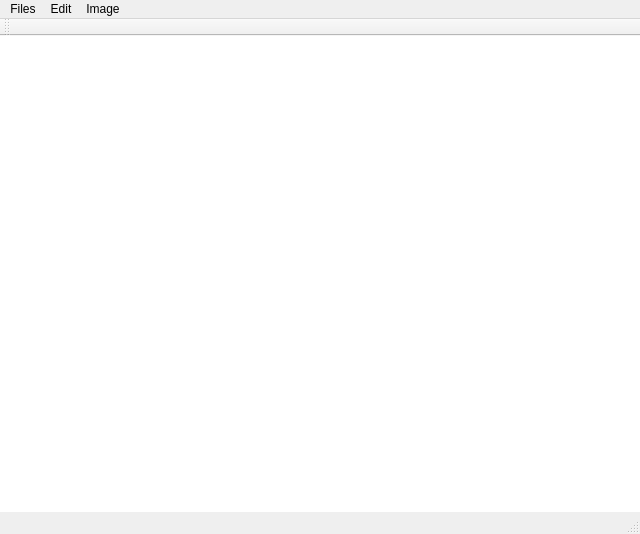
<?xml version="1.0" encoding="UTF-8"?>
<ui version="4.0">
 <class>MainWindow</class>
 <widget class="QMainWindow" name="MainWindow">
  <property name="geometry">
   <rect>
    <x>0</x>
    <y>0</y>
    <width>640</width>
    <height>534</height>
   </rect>
  </property>
  <property name="windowTitle">
   <string>Picture Viewer</string>
  </property>
  <widget class="QWidget" name="centralWidget">
   <widget class="QLabel" name="show_BMP_files">
    <property name="geometry">
     <rect>
      <x>0</x>
      <y>0</y>
      <width>640</width>
      <height>480</height>
     </rect>
    </property>
    <property name="styleSheet">
     <string notr="true">background-color: rgb(255, 255, 255);</string>
    </property>
    <property name="text">
     <string/>
    </property>
   </widget>
  </widget>
  <widget class="QMenuBar" name="menuBar">
   <property name="geometry">
    <rect>
     <x>0</x>
     <y>0</y>
     <width>640</width>
     <height>21</height>
    </rect>
   </property>
   <widget class="QMenu" name="menuFiles">
    <property name="title">
     <string>Files</string>
    </property>
    <addaction name="actionLoad_BMP_Files"/>
    <addaction name="actionLoad_64_Files"/>
    <addaction name="actionSave_BMP_Image_Using_QImage"/>
    <addaction name="actionSave_BMP_Image_Using_fstream"/>
    <addaction name="actionExit"/>
   </widget>
   <widget class="QMenu" name="menuEdit">
    <property name="title">
     <string>Edit</string>
    </property>
    <addaction name="actionUndo"/>
    <addaction name="actionRedo"/>
    <addaction name="separator"/>
    <addaction name="actionResize"/>
    <addaction name="actionGrayscale"/>
    <addaction name="actionBlur"/>
   </widget>
   <widget class="QMenu" name="menuImage">
    <property name="title">
     <string>Image</string>
    </property>
    <addaction name="actionHistogram"/>
    <addaction name="actionAdjust_64"/>
   </widget>
   <addaction name="menuFiles"/>
   <addaction name="menuEdit"/>
   <addaction name="menuImage"/>
  </widget>
  <widget class="QToolBar" name="mainToolBar">
   <attribute name="toolBarArea">
    <enum>TopToolBarArea</enum>
   </attribute>
   <attribute name="toolBarBreak">
    <bool>false</bool>
   </attribute>
  </widget>
  <widget class="QStatusBar" name="statusBar"/>
  <action name="actionLoad_BMP_Files">
   <property name="text">
    <string>Load BMP Files</string>
   </property>
   <property name="shortcut">
    <string>Ctrl+L</string>
   </property>
  </action>
  <action name="actionExit">
   <property name="text">
    <string>Exit</string>
   </property>
   <property name="shortcut">
    <string>Esc</string>
   </property>
  </action>
  <action name="actionSave_BMP_Image_Using_QImage">
   <property name="enabled">
    <bool>false</bool>
   </property>
   <property name="text">
    <string>Save BMP Image (Using QImage)</string>
   </property>
   <property name="shortcut">
    <string>Ctrl+Alt+S</string>
   </property>
  </action>
  <action name="actionSave_BMP_Image_Using_fstream">
   <property name="enabled">
    <bool>false</bool>
   </property>
   <property name="text">
    <string>Save BMP Image (Using fstream)</string>
   </property>
   <property name="shortcut">
    <string>Ctrl+S</string>
   </property>
  </action>
  <action name="actionResize">
   <property name="text">
    <string>Resize</string>
   </property>
   <property name="shortcut">
    <string>Ctrl+R</string>
   </property>
  </action>
  <action name="actionHistogram">
   <property name="text">
    <string>Histogram</string>
   </property>
   <property name="shortcut">
    <string>Ctrl+H</string>
   </property>
  </action>
  <action name="actionGrayscale">
   <property name="text">
    <string>Grayscale</string>
   </property>
   <property name="shortcut">
    <string>Ctrl+Shift+S</string>
   </property>
  </action>
  <action name="actionUndo">
   <property name="enabled">
    <bool>false</bool>
   </property>
   <property name="text">
    <string>Undo</string>
   </property>
   <property name="shortcut">
    <string>Ctrl+Z</string>
   </property>
  </action>
  <action name="actionRedo">
   <property name="enabled">
    <bool>false</bool>
   </property>
   <property name="text">
    <string>Redo</string>
   </property>
   <property name="shortcut">
    <string>Ctrl+Shift+Z</string>
   </property>
  </action>
  <action name="actionBlur">
   <property name="text">
    <string>Blur</string>
   </property>
   <property name="shortcut">
    <string>Ctrl+B</string>
   </property>
  </action>
  <action name="actionLoad_64_Files">
   <property name="text">
    <string>Load .64 Files</string>
   </property>
  </action>
  <action name="actionAdjust_64">
   <property name="enabled">
    <bool>false</bool>
   </property>
   <property name="text">
    <string>Adjust 64</string>
   </property>
  </action>
 </widget>
 <layoutdefault spacing="6" margin="11"/>
 <resources/>
 <connections>
  <connection>
   <sender>actionExit</sender>
   <signal>triggered()</signal>
   <receiver>MainWindow</receiver>
   <slot>close()</slot>
   <hints>
    <hint type="sourcelabel">
     <x>-1</x>
     <y>-1</y>
    </hint>
    <hint type="destinationlabel">
     <x>319</x>
     <y>266</y>
    </hint>
   </hints>
  </connection>
 </connections>
</ui>
